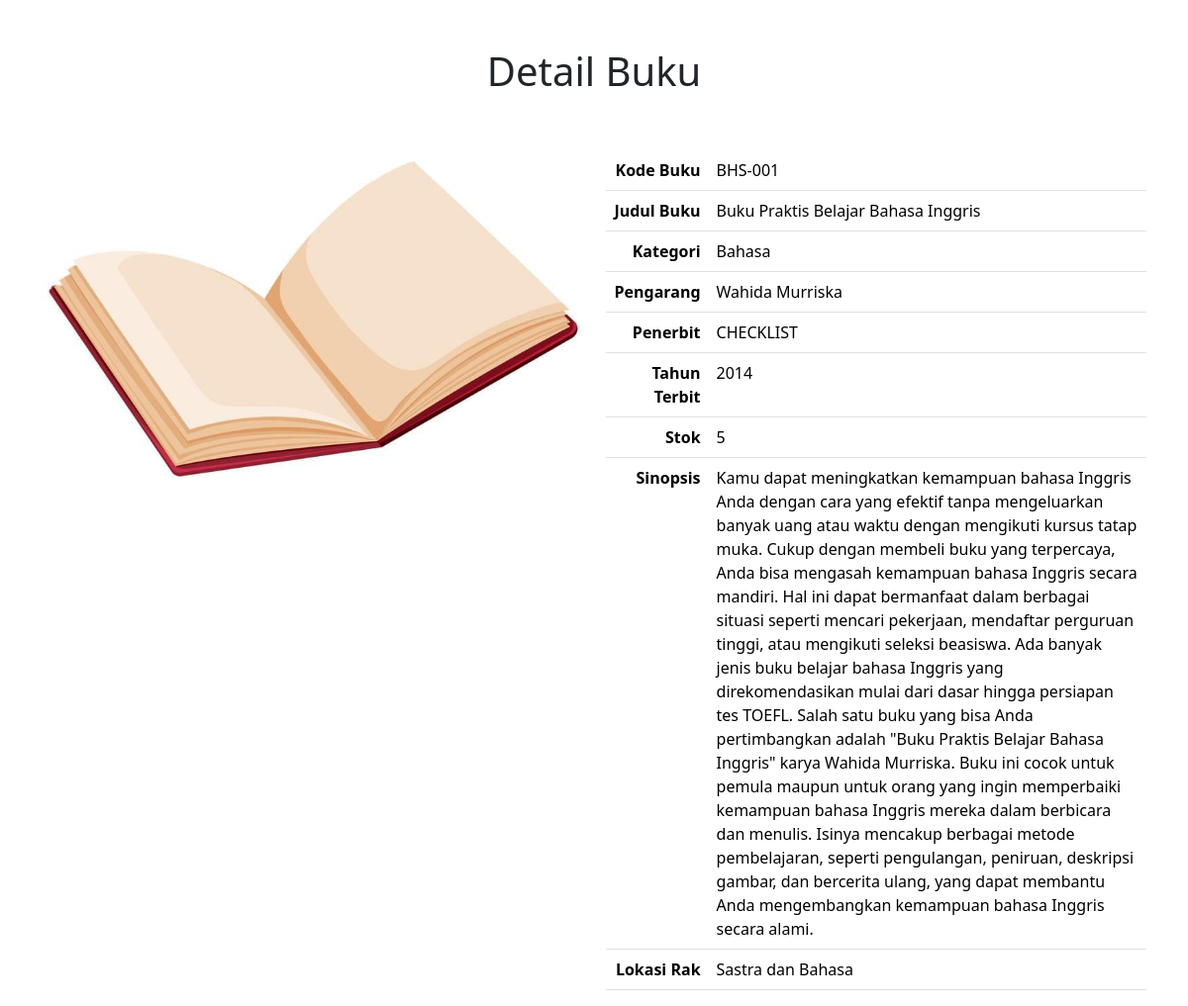
/detailbuku.php?judul_buku=Buku+Praktis+Belajar+Bahasa+Inggris, run on the app's committed database.
### tables this page shows
CREATE TABLE `buku` (
  `id_buku` int(11) NOT NULL,
  `kode_buku` varchar(10) NOT NULL,
  `judul_buku` varchar(50) NOT NULL,
  `kategori` varchar(50) NOT NULL,
  `pengarang` varchar(50) NOT NULL,
  `penerbit` varchar(50) NOT NULL,
  `thn_terbit` int(11) NOT NULL,
  `stok` int(11) NOT NULL,
  `sinopsis` text NOT NULL,
  `id_rak` int(11) NOT NULL
);

CREATE TABLE `rak` (
  `id_rak` int(11) NOT NULL,
  `nama_rak` varchar(20) NOT NULL
);

### detailbuku.php (the view, shortened to what this page needs)
<!doctype html>
<html lang="en">
<head>
    <link href="https://cdn.jsdelivr.net/npm/bootstrap@5.3.2/dist/css/bootstrap.min.css" rel="stylesheet">
</head>
<body>
    <div class="container">
        <div class="row">
            <div class="col text-center">
                <h1 class="mt-5">Detail Buku</h1>
            </div>
        </div>
        <?php
        include 'koneksi.php';
        $judulbuku = $_GET['judul_buku'];
        $query = mysqli_query($connect, "SELECT buku.*, rak.nama_rak FROM buku INNER JOIN rak ON buku.id_rak = rak.id_rak WHERE buku.judul_buku='$judulbuku'");
        while ($data = mysqli_fetch_array($query)) {
        ?>
        <div class="row mt-5">
            <div class="col-md-6">
                <img src="buku3.jpg" alt="buku" class="book-image">
            </div>
            <div class="col-md-6">
                <table class="table">
                    <tbody>
                        <tr>
                            <th scope="row">Kode Buku</th>
                            <td><?php echo $data['kode_buku'] ?></td>
                        </tr>
                        <tr>
                            <th scope="row">Judul Buku</th>
                            <td><?php echo $data['judul_buku'] ?></td>
                        </tr>
                        <tr>
                            <th scope="row">Kategori</th>
                            <td><?php echo $data['kategori'] ?></td>
                        </tr>
                        <tr>
                            <th scope="row">Pengarang</th>
                            <td><?php echo $data['pengarang'] ?></td>
                        </tr>
                        <tr>
                            <th scope="row">Penerbit</th>
                            <td><?php echo $data['penerbit'] ?></td>
                        </tr>
                        <tr>
                            <th scope="row">Tahun Terbit</th>
                            <td><?php echo $data['thn_terbit'] ?></td>
                        </tr>
                        <tr>
                            <th scope="row">Stok</th>
                            <td><?php echo $data['stok'] ?></td>
                        </tr>
                        <tr>
                            <th scope="row">Sinopsis</th>
                            <td><?php echo $data['sinopsis'] ?></td>
                        </tr>
                        <tr>
                            <th scope="row">Lokasi Rak</th>
                            <td><?php echo $data['nama_rak'] ?></td>
                        </tr>
                    </tbody>
                </table>
            </div>
        </div>
        <?php } ?>
    </div>
</body>
</html>

### detailbuku.php (style rules this page uses)
th { text-align: right; }
td { text-align: left; }
.book-image { width: 550px; height: auto; }

### data on the page
buku: kode_buku "BHS-001", judul_buku "Buku Praktis Belajar Bahasa Inggris", kategori "Bahasa", pengarang "Wahida Murriska", penerbit "CHECKLIST", thn_terbit "2014", stok "5", sinopsis "Kamu dapat meningkatkan kemampuan bahasa Inggris Anda dengan cara yang efektif tanpa mengeluarkan banyak uang atau waktu dengan mengikuti kursus tatap muka. Cukup dengan membeli buku yang terpercaya, Anda bisa mengasah kemampuan bahasa Inggris secara mandiri. Hal ini dapat bermanfaat dalam berbagai situasi seperti mencari pekerjaan, mendaftar perguruan tinggi, atau mengikuti seleksi beasiswa. Ada banyak jenis buku belajar bahasa Inggris yang direkomendasikan mulai dari dasar hingga persiapan tes TOEFL. Salah satu buku yang bisa Anda pertimbangkan adalah \"Buku Praktis Belajar Bahasa Inggris\" karya Wahida Murriska. Buku ini cocok untuk pemula maupun untuk orang yang ingin memperbaiki…", id_rak.nama_rak "Sastra dan Bahasa"
